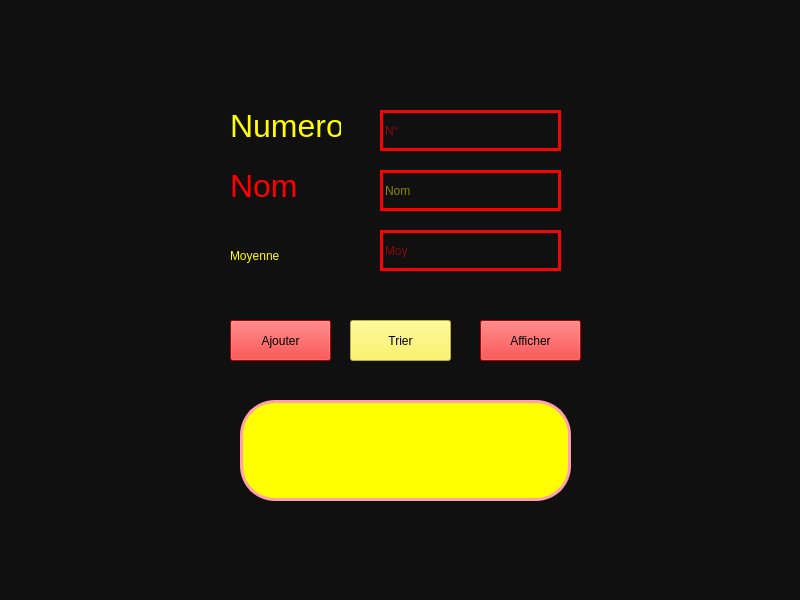
<?xml version="1.0" encoding="UTF-8"?>
<ui version="4.0">
 <class>MainWindow</class>
 <widget class="QMainWindow" name="MainWindow">
  <property name="geometry">
   <rect>
    <x>0</x>
    <y>0</y>
    <width>800</width>
    <height>600</height>
   </rect>
  </property>
  <property name="windowTitle">
   <string>MainWindow</string>
  </property>
  <property name="styleSheet">
   <string notr="true">background-color: rgb(16, 16, 16);</string>
  </property>
  <widget class="QWidget" name="centralwidget">
   <widget class="QLabel" name="label">
    <property name="geometry">
     <rect>
      <x>230</x>
      <y>110</y>
      <width>111</width>
      <height>31</height>
     </rect>
    </property>
    <property name="font">
     <font>
      <family>MS Shell Dlg 2</family>
      <pointsize>24</pointsize>
      <weight>50</weight>
      <italic>false</italic>
      <bold>false</bold>
     </font>
    </property>
    <property name="styleSheet">
     <string notr="true">color: rgb(255, 255, 0);
font: 24pt &quot;MS Shell Dlg 2&quot;;</string>
    </property>
    <property name="text">
     <string>Numero</string>
    </property>
   </widget>
   <widget class="QLabel" name="label_2">
    <property name="geometry">
     <rect>
      <x>230</x>
      <y>170</y>
      <width>111</width>
      <height>31</height>
     </rect>
    </property>
    <property name="font">
     <font>
      <family>MS Shell Dlg 2</family>
      <pointsize>24</pointsize>
      <weight>50</weight>
      <italic>false</italic>
      <bold>false</bold>
     </font>
    </property>
    <property name="styleSheet">
     <string notr="true">color: rgb(255, 0, 0);
font: 24pt &quot;MS Shell Dlg 2&quot;;</string>
    </property>
    <property name="text">
     <string>Nom</string>
    </property>
   </widget>
   <widget class="QLabel" name="label_3">
    <property name="geometry">
     <rect>
      <x>230</x>
      <y>240</y>
      <width>151</width>
      <height>31</height>
     </rect>
    </property>
    <property name="styleSheet">
     <string notr="true">color: rgb(255, 255, 0);
font: 24pt &quot;MS Shell Dlg 2&quot;;</string>
    </property>
    <property name="text">
     <string>Moyenne</string>
    </property>
   </widget>
   <widget class="QLineEdit" name="numero">
    <property name="geometry">
     <rect>
      <x>380</x>
      <y>110</y>
      <width>181</width>
      <height>41</height>
     </rect>
    </property>
    <property name="styleSheet">
     <string notr="true"> border: 3px solid #ccc;
font: 75 24pt &quot;MS Shell Dlg 2&quot;;
color: rgb(255, 0, 0);
border-color: rgb(255, 0, 0);</string>
    </property>
    <property name="placeholderText">
     <string>N°</string>
    </property>
   </widget>
   <widget class="QLineEdit" name="nom">
    <property name="geometry">
     <rect>
      <x>380</x>
      <y>170</y>
      <width>181</width>
      <height>41</height>
     </rect>
    </property>
    <property name="styleSheet">
     <string notr="true"> border: 3px solid #ccc;
color: rgb(255, 255, 0);
font: 75 24pt &quot;MS Shell Dlg 2&quot;;
border-color: rgb(255, 0, 0);</string>
    </property>
    <property name="placeholderText">
     <string>Nom</string>
    </property>
   </widget>
   <widget class="QLineEdit" name="moy">
    <property name="geometry">
     <rect>
      <x>380</x>
      <y>230</y>
      <width>181</width>
      <height>41</height>
     </rect>
    </property>
    <property name="styleSheet">
     <string notr="true"> border: 3px solid #ccc;
color: rgb(255, 0, 0);
font: 75 24pt &quot;MS Shell Dlg 2&quot;;
border-color: rgb(255, 0, 0);</string>
    </property>
    <property name="placeholderText">
     <string>Moy</string>
    </property>
   </widget>
   <widget class="QPushButton" name="ajouter">
    <property name="geometry">
     <rect>
      <x>230</x>
      <y>320</y>
      <width>101</width>
      <height>41</height>
     </rect>
    </property>
    <property name="styleSheet">
     <string notr="true">background-color: rgb(255, 0, 0);
font: 15pt &quot;Georgia&quot;;</string>
    </property>
    <property name="text">
     <string>Ajouter</string>
    </property>
   </widget>
   <widget class="QPushButton" name="trier">
    <property name="geometry">
     <rect>
      <x>350</x>
      <y>320</y>
      <width>101</width>
      <height>41</height>
     </rect>
    </property>
    <property name="styleSheet">
     <string notr="true">background-color: rgb(255, 243, 61);
font: 15pt &quot;Georgia&quot;;</string>
    </property>
    <property name="text">
     <string>Trier</string>
    </property>
   </widget>
   <widget class="QPushButton" name="afficher">
    <property name="geometry">
     <rect>
      <x>480</x>
      <y>320</y>
      <width>101</width>
      <height>41</height>
     </rect>
    </property>
    <property name="styleSheet">
     <string notr="true">background-color: rgb(255, 0, 0);
font: 15pt &quot;Georgia&quot;;</string>
    </property>
    <property name="text">
     <string>Afficher</string>
    </property>
   </widget>
   <widget class="QLineEdit" name="resultat">
    <property name="geometry">
     <rect>
      <x>240</x>
      <y>400</y>
      <width>331</width>
      <height>101</height>
     </rect>
    </property>
    <property name="styleSheet">
     <string notr="true">border-radius:35px;
 border: 3px solid #ccc;
background-color: rgb(255, 255, 0);
border-color: rgb(255, 160, 170);</string>
    </property>
    <property name="readOnly">
     <bool>true</bool>
    </property>
   </widget>
  </widget>
  <widget class="QStatusBar" name="statusbar"/>
 </widget>
 <resources/>
 <connections/>
</ui>
